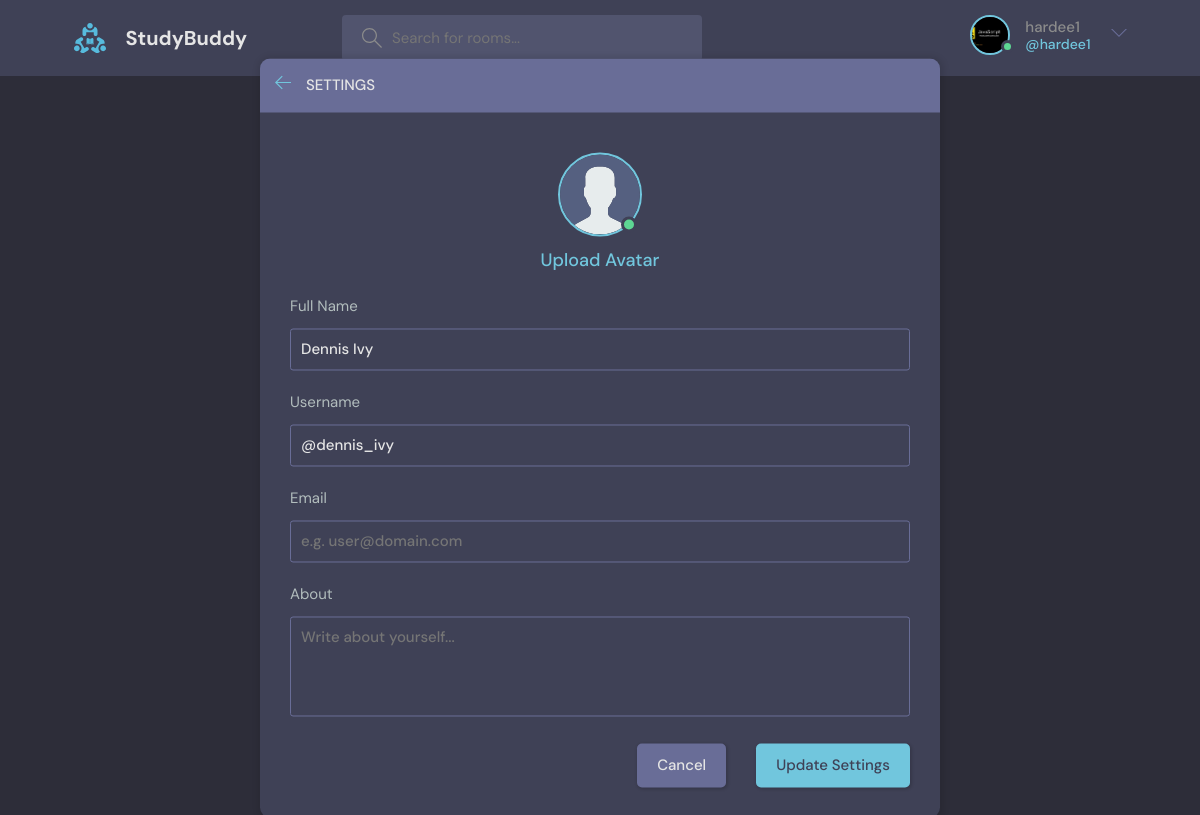
The page /user-setting/ (signed in) on the database its author committed.
### base/models.py (models this page shows)
class User(AbstractUser):
    name= models.CharField(max_length=200, null=True)
    email=models.EmailField(unique=True, null=True)
    avatar= models.ImageField(null=True, default='avatar.svg')
    bio=models.TextField(max_length=255, null=True)
    USERNAME_FIELD='email'
    REQUIRED_FIELDS= ['username']

### base/views.py (the view)
# urls.py: path('user-setting/', views.userSetting, name='user-setting'),
@login_required(login_url='login')
def userSetting(request):
    return render(request, 'base/user-settings.html')

### base/templates/base/user-settings.html (shortened to what this page needs)
{% extends 'main.html' %}
{% block content %}
    <main class="create-room layout">
      <div class="container">
        <div class="layout__box">
          <div class="layout__boxHeader">
            <div class="layout__boxTitle">
              <a href="{{request.META.HTTP_REFERER}}">
                <svg
                  version="1.1"
                  xmlns="http://www.w3.org/2000/svg"
                  width="32"
                  height="32"
                  viewBox="0 0 32 32"
                >
                  <title>arrow-left</title>
                  <path
                    d="M13.723 2.286l-13.723 13.714 13.719 13.714 1.616-1.611-10.96-10.96h27.625v-2.286h-27.625l10.965-10.965-1.616-1.607z"
                  ></path>
                </svg>
              </a>
              <h3>Settings</h3>
            </div>
          </div>
          <div class="settings layout__body">
            <div class="settings__avatar">
              <div class="avatar avatar--large active">
                <img src="assets/avatar.svg" id="preview-avatar" />
              </div>
            </div>
            <form class="form" action="#">
              <div class="form__group form__avatar">
                <label for="avatar">Upload Avatar</label>
              </div>
              <div class="form__group">
                <label for="name">Full Name</label>
                <input
                  id="fullname"
                  name="fullname"
                  type="text"
                  placeholder="e.g. Dennis Ivy"
                  value="Dennis Ivy"
                />
              </div>
              <div class="form__group">
                <label for="username">Username</label>
                <input
                  id="username"
                  name="username"
                  type="text"
                  placeholder="e.g. @dennis_ivy"
                  value="@dennis_ivy"
                />
              </div>
              <div class="form__group">
                <label for="email">Email</label>
                <input id="email" name="email" type="email" placeholder="e.g. user@domain.com" />
              </div>
              <div class="form__group">
                <label for="about">About</label>
                <textarea name="about" id="about" placeholder="Write about yourself..."></textarea>
              </div>
              <div class="form__action">
                <a class="btn btn--dark" href="profile.html">Cancel</a>
                <button class="btn btn--main" type="submit">Update Settings</button>
              </div>
            </form>
          </div>
        </div>
      </div>
    </main>
{% endblock %}

### templates/navbar.html (shortened to what this page needs)
    {% load static %}
    <header class="header header--loggedIn">
      <div class="container">
        <a href="{% url 'home' %}" class="header__logo">
          <img src="{% static 'images/logo.svg' %}" alt=""/>
          <h1>StudyBuddy</h1>
        </a>
        <form class="header__search" action="{% url 'home' %}" method="GET" >
          <label>
            <input name="q" type="text" placeholder="Search for rooms..." />
          </label>
        </form>
        <nav class="header__menu">
          {% if request.user.is_authenticated %}
          <div class="header__user">
            <a href="{% url 'user-profile' user.id %}">
              <div class="avatar avatar--medium active">
                <img src="{{request.user.avatar.url}}" />
              </div>
              <p>{{request.user.username}} <span>@{{request.user.username}}</span></p>
            </a>
            <button class="dropdown-button" >
              <svg version="1.1" xmlns="http://www.w3.org/2000/svg" width="32" height="32" viewBox="0 0 32 32">
                <title>chevron-down</title>
                <path d="M16 21l-13-13h-3l16 16 16-16h-3l-13 13z"></path>
              </svg>
            </button>
          </div>
          {% else %}
          <a href="{% url 'login'  %}">
            <img src="{% static 'images/avatar.svg' %}" alt="" />
            <p>Login</p>
          </a>
          {% endif %}
        </nav>
      </div>
    </header>

### rows shown on the page
User: user.avatar (picture), user.username "hardee1"
